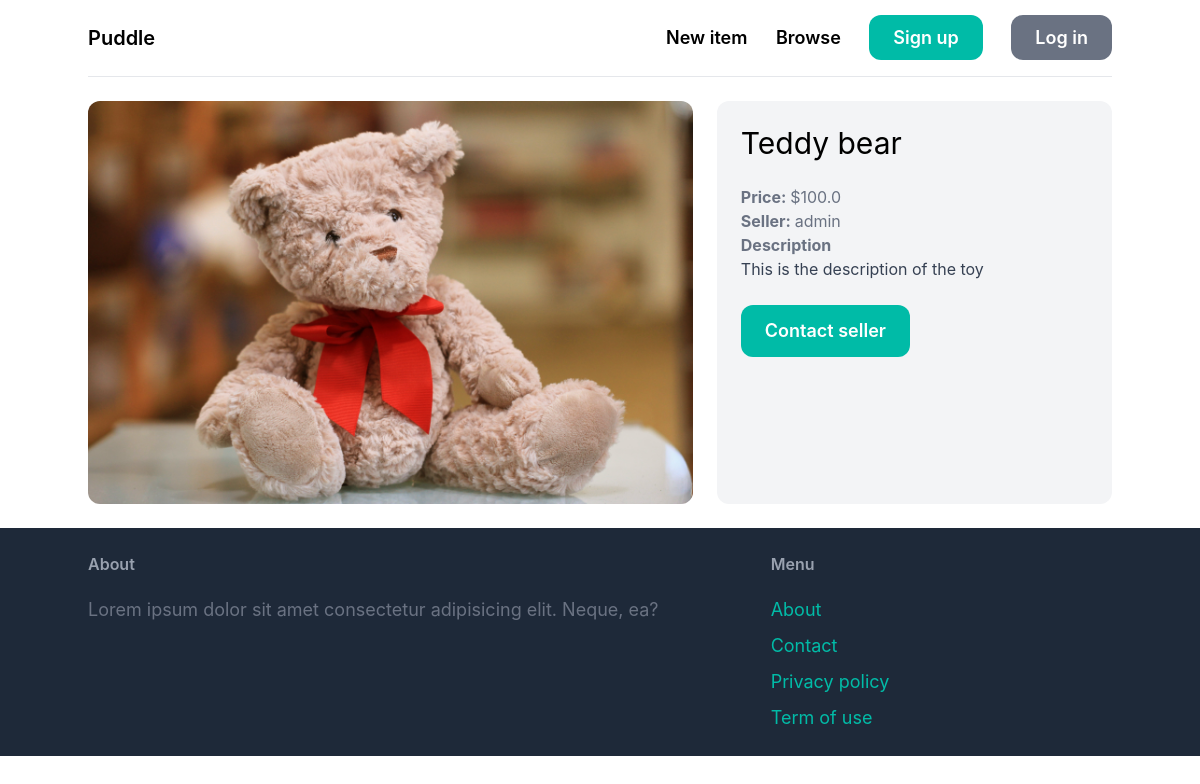
Page /detail/1/ on the committed database.
### core/models.py (models this page shows, shortened)
class Item(models.Model):
    category = models.ForeignKey(Category, related_name='items', on_delete=models.CASCADE)
    name = models.CharField(max_length=100)
    description = models.TextField(blank=True, null=True)
    price = models.FloatField()
    image = models.ImageField(upload_to='items_images', blank=True, null=True)
    is_sold = models.BooleanField(default=False)
    created_by = models.ForeignKey(User, related_name='items', on_delete=models.CASCADE)
    created_at = models.DateTimeField(auto_now_add=True)

### core/views.py (the view)
# urls.py: path('detail/<int:pk>/', views.detail, name='detail'),
def detail(request, pk):
    items = get_object_or_404(Item, id=pk)
    context = {"items":items}
    return render(request, 'core/details.html', context)

### templates/core/details.html (shortened to what this page needs)
{% extends 'base.html' %}
{% block content %}
    <div class="grid grid-cols-5 gap-6">
        <div class="col-span-3">
            <img src="{{ items.image.url }}" class="rounded-xl" alt="">
        </div>
        <div class="col-span-2 p-6 bg-gray-100 rounded-xl">
            <h1 class="mb-6 text-3xl">{{ items.name }}</h1>
            <p class="text-gray-500"><strong>Price: </strong>${{ items.price }}</p>
            <p class="text-gray-500"><strong> Seller: </strong>{{ items.created_by.username }}</p>
            {% if items.description %}
                <p class="text-gray-700">
                    <strong class="text-gray-500">Description</strong> <br>
                    {{ items.description }}
                </p>
            {% endif %}
            <a href="" class="inline-block mt-6 px-6 py-3 text-lg font-semibold bg-teal-500 text-white rounded-xl hover:bg-teal-700 transition-all ease-in-out">Contact seller</a>
        </div>
    </div>
{% endblock content %}

### rows in the picture
Item: image (picture), name "Teddy bear", price "100.0", created_by.username "admin", description "This is the description of the toy"
